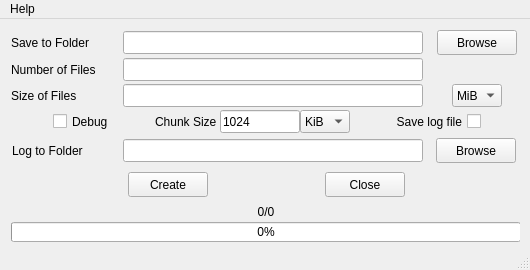
<?xml version="1.0" encoding="UTF-8"?>
<ui version="4.0">
 <class>MainWindow</class>
 <widget class="QMainWindow" name="MainWindow">
  <property name="windowModality">
   <enum>Qt::NonModal</enum>
  </property>
  <property name="geometry">
   <rect>
    <x>0</x>
    <y>0</y>
    <width>530</width>
    <height>270</height>
   </rect>
  </property>
  <property name="sizePolicy">
   <sizepolicy hsizetype="Fixed" vsizetype="Fixed">
    <horstretch>0</horstretch>
    <verstretch>0</verstretch>
   </sizepolicy>
  </property>
  <property name="minimumSize">
   <size>
    <width>530</width>
    <height>270</height>
   </size>
  </property>
  <property name="maximumSize">
   <size>
    <width>530</width>
    <height>270</height>
   </size>
  </property>
  <property name="contextMenuPolicy">
   <enum>Qt::NoContextMenu</enum>
  </property>
  <property name="windowTitle">
   <string>Dummy Files Creator</string>
  </property>
  <property name="dockOptions">
   <set>QMainWindow::AllowTabbedDocks|QMainWindow::AnimatedDocks</set>
  </property>
  <property name="unifiedTitleAndToolBarOnMac">
   <bool>false</bool>
  </property>
  <widget class="QWidget" name="widget_window">
   <widget class="QWidget" name="widget_main" native="true">
    <property name="geometry">
     <rect>
      <x>10</x>
      <y>10</y>
      <width>510</width>
      <height>260</height>
     </rect>
    </property>
    <property name="minimumSize">
     <size>
      <width>510</width>
      <height>260</height>
     </size>
    </property>
    <property name="maximumSize">
     <size>
      <width>510</width>
      <height>260</height>
     </size>
    </property>
    <widget class="QWidget" name="gridLayoutWidget">
     <property name="geometry">
      <rect>
       <x>0</x>
       <y>0</y>
       <width>514</width>
       <height>224</height>
      </rect>
     </property>
     <layout class="QGridLayout" name="layout_main" rowstretch="0,0,0,0,0,0,0" columnstretch="0,0,0">
      <property name="horizontalSpacing">
       <number>0</number>
      </property>
      <property name="verticalSpacing">
       <number>2</number>
      </property>
      <item row="0" column="2" alignment="Qt::AlignHCenter">
       <widget class="QPushButton" name="button_browse_files">
        <property name="minimumSize">
         <size>
          <width>80</width>
          <height>25</height>
         </size>
        </property>
        <property name="maximumSize">
         <size>
          <width>80</width>
          <height>25</height>
         </size>
        </property>
        <property name="text">
         <string>Browse</string>
        </property>
       </widget>
      </item>
      <item row="2" column="0" alignment="Qt::AlignLeft">
       <widget class="QLabel" name="label_size_files">
        <property name="minimumSize">
         <size>
          <width>70</width>
          <height>23</height>
         </size>
        </property>
        <property name="maximumSize">
         <size>
          <width>70</width>
          <height>23</height>
         </size>
        </property>
        <property name="text">
         <string>Size of Files</string>
        </property>
       </widget>
      </item>
      <item row="2" column="2">
       <layout class="QHBoxLayout" name="layout_file_unit">
        <item>
         <widget class="QComboBox" name="combo_file_unit">
          <property name="minimumSize">
           <size>
            <width>50</width>
            <height>23</height>
           </size>
          </property>
          <property name="maximumSize">
           <size>
            <width>50</width>
            <height>23</height>
           </size>
          </property>
          <property name="currentIndex">
           <number>1</number>
          </property>
          <property name="frame">
           <bool>true</bool>
          </property>
          <item>
           <property name="text">
            <string>KiB</string>
           </property>
          </item>
          <item>
           <property name="text">
            <string>MiB</string>
           </property>
          </item>
          <item>
           <property name="text">
            <string>GiB</string>
           </property>
          </item>
         </widget>
        </item>
       </layout>
      </item>
      <item row="6" column="0" colspan="3">
       <widget class="QWidget" name="widget_progress_bar" native="true">
        <property name="sizePolicy">
         <sizepolicy hsizetype="Fixed" vsizetype="Fixed">
          <horstretch>0</horstretch>
          <verstretch>0</verstretch>
         </sizepolicy>
        </property>
        <property name="minimumSize">
         <size>
          <width>510</width>
          <height>50</height>
         </size>
        </property>
        <property name="maximumSize">
         <size>
          <width>510</width>
          <height>50</height>
         </size>
        </property>
        <widget class="QProgressBar" name="progress_bar">
         <property name="geometry">
          <rect>
           <x>0</x>
           <y>20</y>
           <width>510</width>
           <height>20</height>
          </rect>
         </property>
         <property name="minimumSize">
          <size>
           <width>510</width>
           <height>20</height>
          </size>
         </property>
         <property name="maximumSize">
          <size>
           <width>510</width>
           <height>20</height>
          </size>
         </property>
         <property name="value">
          <number>0</number>
         </property>
        </widget>
        <widget class="QLabel" name="label_progress">
         <property name="geometry">
          <rect>
           <x>0</x>
           <y>0</y>
           <width>510</width>
           <height>20</height>
          </rect>
         </property>
         <property name="minimumSize">
          <size>
           <width>510</width>
           <height>20</height>
          </size>
         </property>
         <property name="maximumSize">
          <size>
           <width>20</width>
           <height>20</height>
          </size>
         </property>
         <property name="text">
          <string>0/0</string>
         </property>
         <property name="alignment">
          <set>Qt::AlignCenter</set>
         </property>
        </widget>
       </widget>
      </item>
      <item row="5" column="0" colspan="3">
       <widget class="QWidget" name="widget_buttons" native="true">
        <property name="minimumSize">
         <size>
          <width>510</width>
          <height>30</height>
         </size>
        </property>
        <property name="maximumSize">
         <size>
          <width>510</width>
          <height>30</height>
         </size>
        </property>
        <widget class="QWidget" name="layoutWidget">
         <property name="geometry">
          <rect>
           <x>0</x>
           <y>0</y>
           <width>512</width>
           <height>31</height>
          </rect>
         </property>
         <layout class="QHBoxLayout" name="layout_button">
          <property name="spacing">
           <number>0</number>
          </property>
          <item>
           <widget class="QPushButton" name="button_create_stop">
            <property name="minimumSize">
             <size>
              <width>80</width>
              <height>25</height>
             </size>
            </property>
            <property name="maximumSize">
             <size>
              <width>80</width>
              <height>25</height>
             </size>
            </property>
            <property name="text">
             <string>Create</string>
            </property>
           </widget>
          </item>
          <item>
           <widget class="QPushButton" name="button_close_quit">
            <property name="minimumSize">
             <size>
              <width>80</width>
              <height>25</height>
             </size>
            </property>
            <property name="maximumSize">
             <size>
              <width>80</width>
              <height>25</height>
             </size>
            </property>
            <property name="text">
             <string>Close</string>
            </property>
           </widget>
          </item>
         </layout>
        </widget>
       </widget>
      </item>
      <item row="3" column="0" colspan="3">
       <layout class="QHBoxLayout" name="layout_debug_chunk">
        <property name="spacing">
         <number>0</number>
        </property>
        <item>
         <spacer name="horizontal_spacer_3">
          <property name="orientation">
           <enum>Qt::Horizontal</enum>
          </property>
          <property name="sizeHint" stdset="0">
           <size>
            <width>40</width>
            <height>20</height>
           </size>
          </property>
         </spacer>
        </item>
        <item>
         <widget class="QCheckBox" name="checkbox_debug">
          <property name="minimumSize">
           <size>
            <width>60</width>
            <height>23</height>
           </size>
          </property>
          <property name="maximumSize">
           <size>
            <width>60</width>
            <height>23</height>
           </size>
          </property>
          <property name="text">
           <string>Debug</string>
          </property>
         </widget>
        </item>
        <item>
         <spacer name="horizontal_spacer_1">
          <property name="orientation">
           <enum>Qt::Horizontal</enum>
          </property>
          <property name="sizeHint" stdset="0">
           <size>
            <width>40</width>
            <height>20</height>
           </size>
          </property>
         </spacer>
        </item>
        <item>
         <widget class="QLabel" name="label_chunk_size">
          <property name="minimumSize">
           <size>
            <width>65</width>
            <height>23</height>
           </size>
          </property>
          <property name="maximumSize">
           <size>
            <width>65</width>
            <height>23</height>
           </size>
          </property>
          <property name="text">
           <string>Chunk Size</string>
          </property>
         </widget>
        </item>
        <item>
         <widget class="QLineEdit" name="text_chunk_size">
          <property name="minimumSize">
           <size>
            <width>80</width>
            <height>23</height>
           </size>
          </property>
          <property name="maximumSize">
           <size>
            <width>80</width>
            <height>23</height>
           </size>
          </property>
          <property name="text">
           <string>1024</string>
          </property>
         </widget>
        </item>
        <item>
         <widget class="QComboBox" name="combo_chunk_unit">
          <property name="minimumSize">
           <size>
            <width>50</width>
            <height>23</height>
           </size>
          </property>
          <property name="maximumSize">
           <size>
            <width>50</width>
            <height>23</height>
           </size>
          </property>
          <item>
           <property name="text">
            <string>KiB</string>
           </property>
          </item>
          <item>
           <property name="text">
            <string>MiB</string>
           </property>
          </item>
          <item>
           <property name="text">
            <string>GiB</string>
           </property>
          </item>
         </widget>
        </item>
        <item>
         <spacer name="horizontal_spacer_2">
          <property name="orientation">
           <enum>Qt::Horizontal</enum>
          </property>
          <property name="sizeHint" stdset="0">
           <size>
            <width>40</width>
            <height>20</height>
           </size>
          </property>
         </spacer>
        </item>
        <item>
         <widget class="QCheckBox" name="checkbox_savelog">
          <property name="minimumSize">
           <size>
            <width>90</width>
            <height>23</height>
           </size>
          </property>
          <property name="maximumSize">
           <size>
            <width>90</width>
            <height>23</height>
           </size>
          </property>
          <property name="layoutDirection">
           <enum>Qt::RightToLeft</enum>
          </property>
          <property name="text">
           <string>Save log file</string>
          </property>
         </widget>
        </item>
        <item>
         <spacer name="horizontal_spacer_4">
          <property name="orientation">
           <enum>Qt::Horizontal</enum>
          </property>
          <property name="sizeHint" stdset="0">
           <size>
            <width>40</width>
            <height>20</height>
           </size>
          </property>
         </spacer>
        </item>
       </layout>
      </item>
      <item row="1" column="1">
       <widget class="QLineEdit" name="text_n_files">
        <property name="minimumSize">
         <size>
          <width>300</width>
          <height>23</height>
         </size>
        </property>
        <property name="maximumSize">
         <size>
          <width>300</width>
          <height>23</height>
         </size>
        </property>
       </widget>
      </item>
      <item row="2" column="1">
       <widget class="QLineEdit" name="text_size_files">
        <property name="maximumSize">
         <size>
          <width>300</width>
          <height>23</height>
         </size>
        </property>
       </widget>
      </item>
      <item row="1" column="0">
       <widget class="QLabel" name="label_n_files">
        <property name="minimumSize">
         <size>
          <width>95</width>
          <height>23</height>
         </size>
        </property>
        <property name="maximumSize">
         <size>
          <width>95</width>
          <height>23</height>
         </size>
        </property>
        <property name="text">
         <string>Number of Files</string>
        </property>
       </widget>
      </item>
      <item row="0" column="1">
       <widget class="QLineEdit" name="text_path">
        <property name="minimumSize">
         <size>
          <width>300</width>
          <height>23</height>
         </size>
        </property>
        <property name="maximumSize">
         <size>
          <width>300</width>
          <height>23</height>
         </size>
        </property>
       </widget>
      </item>
      <item row="0" column="0" alignment="Qt::AlignLeft">
       <widget class="QLabel" name="label_path">
        <property name="minimumSize">
         <size>
          <width>85</width>
          <height>23</height>
         </size>
        </property>
        <property name="maximumSize">
         <size>
          <width>85</width>
          <height>23</height>
         </size>
        </property>
        <property name="text">
         <string>Save to Folder</string>
        </property>
       </widget>
      </item>
      <item row="4" column="0" colspan="3">
       <layout class="QHBoxLayout" name="layout_log_external">
        <property name="spacing">
         <number>0</number>
        </property>
        <item>
         <widget class="QWidget" name="widget_log" native="true">
          <property name="minimumSize">
           <size>
            <width>510</width>
            <height>30</height>
           </size>
          </property>
          <property name="maximumSize">
           <size>
            <width>510</width>
            <height>30</height>
           </size>
          </property>
          <widget class="QWidget" name="layoutWidget">
           <property name="geometry">
            <rect>
             <x>0</x>
             <y>0</y>
             <width>546</width>
             <height>30</height>
            </rect>
           </property>
           <layout class="QHBoxLayout" name="layout_log_internal">
            <property name="spacing">
             <number>0</number>
            </property>
            <item>
             <widget class="QLabel" name="label_logfilepath">
              <property name="minimumSize">
               <size>
                <width>85</width>
                <height>23</height>
               </size>
              </property>
              <property name="maximumSize">
               <size>
                <width>85</width>
                <height>23</height>
               </size>
              </property>
              <property name="text">
               <string>Log to Folder</string>
              </property>
             </widget>
            </item>
            <item>
             <spacer name="horizontalSpacer">
              <property name="orientation">
               <enum>Qt::Horizontal</enum>
              </property>
              <property name="sizeType">
               <enum>QSizePolicy::Fixed</enum>
              </property>
              <property name="sizeHint" stdset="0">
               <size>
                <width>26</width>
                <height>20</height>
               </size>
              </property>
             </spacer>
            </item>
            <item alignment="Qt::AlignVCenter">
             <widget class="QLineEdit" name="text_logfilepath">
              <property name="minimumSize">
               <size>
                <width>300</width>
                <height>23</height>
               </size>
              </property>
              <property name="maximumSize">
               <size>
                <width>300</width>
                <height>23</height>
               </size>
              </property>
             </widget>
            </item>
            <item>
             <spacer name="horizontal_spacer_5">
              <property name="orientation">
               <enum>Qt::Horizontal</enum>
              </property>
              <property name="sizeType">
               <enum>QSizePolicy::Fixed</enum>
              </property>
              <property name="sizeHint" stdset="0">
               <size>
                <width>13</width>
                <height>20</height>
               </size>
              </property>
             </spacer>
            </item>
            <item alignment="Qt::AlignRight">
             <widget class="QPushButton" name="button_browse_log">
              <property name="minimumSize">
               <size>
                <width>80</width>
                <height>25</height>
               </size>
              </property>
              <property name="maximumSize">
               <size>
                <width>80</width>
                <height>25</height>
               </size>
              </property>
              <property name="text">
               <string>Browse</string>
              </property>
             </widget>
            </item>
            <item>
             <spacer name="horizontal_spacer_6">
              <property name="orientation">
               <enum>Qt::Horizontal</enum>
              </property>
              <property name="sizeHint" stdset="0">
               <size>
                <width>80</width>
                <height>20</height>
               </size>
              </property>
             </spacer>
            </item>
           </layout>
          </widget>
         </widget>
        </item>
       </layout>
      </item>
     </layout>
    </widget>
   </widget>
  </widget>
  <widget class="QMenuBar" name="menubar">
   <property name="geometry">
    <rect>
     <x>0</x>
     <y>0</y>
     <width>530</width>
     <height>21</height>
    </rect>
   </property>
   <widget class="QMenu" name="menuHelp">
    <property name="title">
     <string>Help</string>
    </property>
    <addaction name="action_about"/>
   </widget>
   <addaction name="menuHelp"/>
  </widget>
  <widget class="QStatusBar" name="statusbar"/>
  <action name="action_about">
   <property name="text">
    <string>About</string>
   </property>
  </action>
 </widget>
 <resources/>
 <connections/>
</ui>
